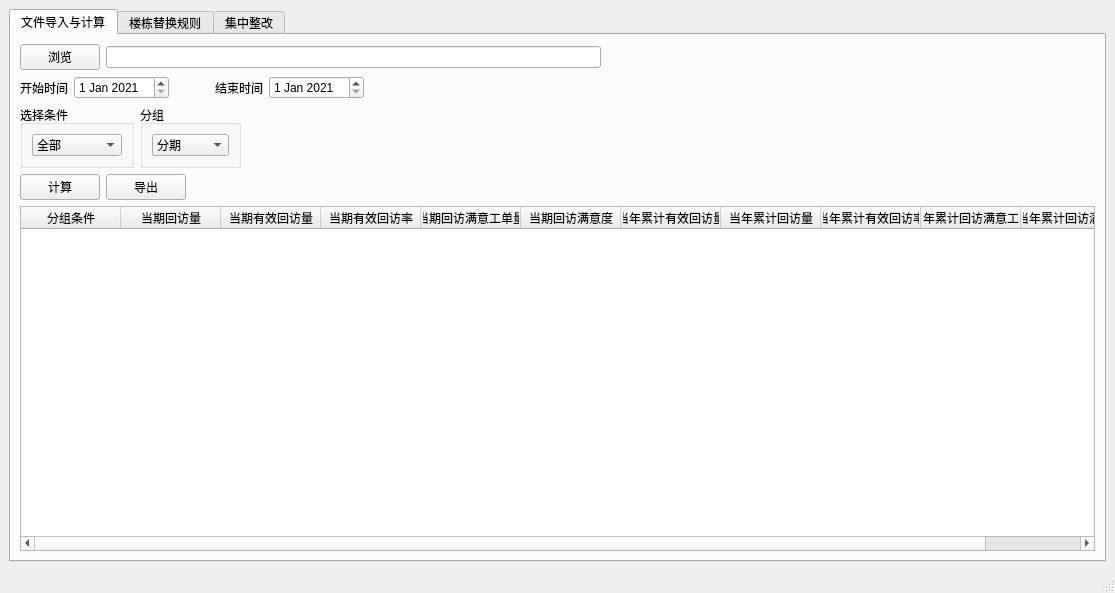
<?xml version="1.0" encoding="UTF-8"?>
<ui version="4.0">
 <class>MainWindow</class>
 <widget class="QMainWindow" name="MainWindow">
  <property name="enabled">
   <bool>true</bool>
  </property>
  <property name="geometry">
   <rect>
    <x>0</x>
    <y>0</y>
    <width>1115</width>
    <height>593</height>
   </rect>
  </property>
  <property name="windowTitle">
   <string>MainWindow</string>
  </property>
  <widget class="QWidget" name="centralwidget">
   <layout class="QVBoxLayout" name="verticalLayout_5">
    <item>
     <widget class="QTabWidget" name="tabWidget">
      <property name="currentIndex">
       <number>0</number>
      </property>
      <widget class="QWidget" name="tab">
       <attribute name="title">
        <string>文件导入与计算</string>
       </attribute>
       <layout class="QVBoxLayout" name="verticalLayout_4">
        <item>
         <layout class="QVBoxLayout" name="verticalLayout_3">
          <item>
           <layout class="QHBoxLayout" name="horizontalLayout">
            <item>
             <widget class="QPushButton" name="pushButton">
              <property name="text">
               <string>浏览</string>
              </property>
             </widget>
            </item>
            <item>
             <widget class="QLineEdit" name="lineEdit"/>
            </item>
            <item>
             <spacer name="horizontalSpacer">
              <property name="orientation">
               <enum>Qt::Horizontal</enum>
              </property>
              <property name="sizeHint" stdset="0">
               <size>
                <width>40</width>
                <height>20</height>
               </size>
              </property>
             </spacer>
            </item>
           </layout>
          </item>
          <item>
           <layout class="QHBoxLayout" name="horizontalLayout_2">
            <item>
             <widget class="QLabel" name="label_3">
              <property name="text">
               <string>开始时间</string>
              </property>
             </widget>
            </item>
            <item>
             <widget class="QDateEdit" name="dateStart">
              <property name="dateTime">
               <datetime>
                <hour>0</hour>
                <minute>0</minute>
                <second>0</second>
                <year>2021</year>
                <month>1</month>
                <day>1</day>
               </datetime>
              </property>
             </widget>
            </item>
            <item>
             <spacer name="horizontalSpacer_2">
              <property name="orientation">
               <enum>Qt::Horizontal</enum>
              </property>
              <property name="sizeType">
               <enum>QSizePolicy::Fixed</enum>
              </property>
              <property name="sizeHint" stdset="0">
               <size>
                <width>40</width>
                <height>20</height>
               </size>
              </property>
             </spacer>
            </item>
            <item>
             <widget class="QLabel" name="label_4">
              <property name="text">
               <string>结束时间</string>
              </property>
             </widget>
            </item>
            <item>
             <widget class="QDateEdit" name="dateEnd">
              <property name="dateTime">
               <datetime>
                <hour>0</hour>
                <minute>0</minute>
                <second>0</second>
                <year>2021</year>
                <month>1</month>
                <day>1</day>
               </datetime>
              </property>
             </widget>
            </item>
            <item>
             <spacer name="horizontalSpacer_3">
              <property name="orientation">
               <enum>Qt::Horizontal</enum>
              </property>
              <property name="sizeHint" stdset="0">
               <size>
                <width>40</width>
                <height>20</height>
               </size>
              </property>
             </spacer>
            </item>
           </layout>
          </item>
          <item>
           <layout class="QHBoxLayout" name="horizontalLayout_3">
            <item>
             <widget class="QGroupBox" name="groupBox_2">
              <property name="title">
               <string>选择条件</string>
              </property>
              <layout class="QVBoxLayout" name="verticalLayout">
               <item>
                <widget class="QComboBox" name="comboBox_2">
                 <property name="currentText">
                  <string>全部</string>
                 </property>
                 <property name="maxVisibleItems">
                  <number>20</number>
                 </property>
                 <item>
                  <property name="text">
                   <string>全部</string>
                  </property>
                 </item>
                 <item>
                  <property name="text">
                   <string>集中整改期</string>
                  </property>
                 </item>
                 <item>
                  <property name="text">
                   <string>日常维保期</string>
                  </property>
                 </item>
                </widget>
               </item>
              </layout>
             </widget>
            </item>
            <item>
             <widget class="QGroupBox" name="groupBox_3">
              <property name="title">
               <string>分组</string>
              </property>
              <layout class="QVBoxLayout" name="verticalLayout_2">
               <item>
                <widget class="QComboBox" name="comboBox_3">
                 <item>
                  <property name="text">
                   <string>分期</string>
                  </property>
                 </item>
                 <item>
                  <property name="text">
                   <string>处理人</string>
                  </property>
                 </item>
                 <item>
                  <property name="text">
                   <string>城市公司</string>
                  </property>
                 </item>
                 <item>
                  <property name="text">
                   <string>大区</string>
                  </property>
                 </item>
                </widget>
               </item>
              </layout>
             </widget>
            </item>
            <item>
             <spacer name="horizontalSpacer_4">
              <property name="orientation">
               <enum>Qt::Horizontal</enum>
              </property>
              <property name="sizeHint" stdset="0">
               <size>
                <width>40</width>
                <height>20</height>
               </size>
              </property>
             </spacer>
            </item>
           </layout>
          </item>
          <item>
           <layout class="QHBoxLayout" name="horizontalLayout_4">
            <item>
             <widget class="QPushButton" name="pushButton_2">
              <property name="text">
               <string>计算</string>
              </property>
             </widget>
            </item>
            <item>
             <widget class="QPushButton" name="pushButton_3">
              <property name="text">
               <string>导出</string>
              </property>
             </widget>
            </item>
            <item>
             <spacer name="horizontalSpacer_5">
              <property name="orientation">
               <enum>Qt::Horizontal</enum>
              </property>
              <property name="sizeHint" stdset="0">
               <size>
                <width>40</width>
                <height>20</height>
               </size>
              </property>
             </spacer>
            </item>
           </layout>
          </item>
          <item>
           <widget class="QTableWidget" name="tableWidget">
            <column>
             <property name="text">
              <string>分组条件</string>
             </property>
            </column>
            <column>
             <property name="text">
              <string>当期回访量</string>
             </property>
            </column>
            <column>
             <property name="text">
              <string>当期有效回访量</string>
             </property>
            </column>
            <column>
             <property name="text">
              <string>当期有效回访率</string>
             </property>
            </column>
            <column>
             <property name="text">
              <string>当期回访满意工单量</string>
             </property>
            </column>
            <column>
             <property name="text">
              <string>当期回访满意度</string>
             </property>
            </column>
            <column>
             <property name="text">
              <string>当年累计有效回访量</string>
             </property>
            </column>
            <column>
             <property name="text">
              <string>当年累计回访量</string>
             </property>
            </column>
            <column>
             <property name="text">
              <string>当年累计有效回访率</string>
             </property>
            </column>
            <column>
             <property name="text">
              <string>当年累计回访满意工单</string>
             </property>
            </column>
            <column>
             <property name="text">
              <string>当年累计回访满意度</string>
             </property>
            </column>
           </widget>
          </item>
         </layout>
        </item>
       </layout>
      </widget>
      <widget class="QWidget" name="tab_2">
       <attribute name="title">
        <string>楼栋替换规则</string>
       </attribute>
       <widget class="QPushButton" name="pushButton_4">
        <property name="geometry">
         <rect>
          <x>20</x>
          <y>10</y>
          <width>75</width>
          <height>23</height>
         </rect>
        </property>
        <property name="text">
         <string>添加</string>
        </property>
       </widget>
       <widget class="QLineEdit" name="lineEdit_2">
        <property name="geometry">
         <rect>
          <x>20</x>
          <y>60</y>
          <width>250</width>
          <height>22</height>
         </rect>
        </property>
       </widget>
       <widget class="QLineEdit" name="lineEdit_3">
        <property name="geometry">
         <rect>
          <x>280</x>
          <y>60</y>
          <width>250</width>
          <height>22</height>
         </rect>
        </property>
       </widget>
       <widget class="QComboBox" name="comboBox">
        <property name="geometry">
         <rect>
          <x>540</x>
          <y>60</y>
          <width>101</width>
          <height>23</height>
         </rect>
        </property>
        <item>
         <property name="text">
          <string>楼栋</string>
         </property>
        </item>
        <item>
         <property name="text">
          <string>项目分期</string>
         </property>
        </item>
       </widget>
       <widget class="QPushButton" name="pushButton_5">
        <property name="geometry">
         <rect>
          <x>650</x>
          <y>60</y>
          <width>75</width>
          <height>23</height>
         </rect>
        </property>
        <property name="text">
         <string>删除</string>
        </property>
       </widget>
       <widget class="QPushButton" name="pushButton_6">
        <property name="geometry">
         <rect>
          <x>110</x>
          <y>10</y>
          <width>75</width>
          <height>23</height>
         </rect>
        </property>
        <property name="text">
         <string>保存</string>
        </property>
       </widget>
       <widget class="QLabel" name="label">
        <property name="geometry">
         <rect>
          <x>30</x>
          <y>40</y>
          <width>71</width>
          <height>16</height>
         </rect>
        </property>
        <property name="text">
         <string>替换关键字</string>
        </property>
       </widget>
       <widget class="QLabel" name="label_2">
        <property name="geometry">
         <rect>
          <x>280</x>
          <y>40</y>
          <width>71</width>
          <height>16</height>
         </rect>
        </property>
        <property name="text">
         <string>替换内容</string>
        </property>
       </widget>
       <widget class="QPushButton" name="pushButton_8">
        <property name="geometry">
         <rect>
          <x>200</x>
          <y>10</y>
          <width>75</width>
          <height>23</height>
         </rect>
        </property>
        <property name="text">
         <string>导出</string>
        </property>
       </widget>
      </widget>
      <widget class="QWidget" name="tab_3">
       <attribute name="title">
        <string>集中整改</string>
       </attribute>
       <widget class="QComboBox" name="comboBox_4">
        <property name="geometry">
         <rect>
          <x>10</x>
          <y>40</y>
          <width>121</width>
          <height>22</height>
         </rect>
        </property>
        <item>
         <property name="text">
          <string>楼栋</string>
         </property>
        </item>
        <item>
         <property name="text">
          <string>项目分期</string>
         </property>
        </item>
       </widget>
       <widget class="QLineEdit" name="lineEdit_4">
        <property name="geometry">
         <rect>
          <x>140</x>
          <y>40</y>
          <width>151</width>
          <height>20</height>
         </rect>
        </property>
       </widget>
       <widget class="QPushButton" name="pushButton_7">
        <property name="geometry">
         <rect>
          <x>300</x>
          <y>40</y>
          <width>75</width>
          <height>23</height>
         </rect>
        </property>
        <property name="text">
         <string>提交</string>
        </property>
       </widget>
      </widget>
     </widget>
    </item>
   </layout>
  </widget>
  <widget class="QMenuBar" name="menubar">
   <property name="geometry">
    <rect>
     <x>0</x>
     <y>0</y>
     <width>1115</width>
     <height>22</height>
    </rect>
   </property>
  </widget>
  <widget class="QStatusBar" name="statusbar"/>
 </widget>
 <resources/>
 <connections/>
</ui>
